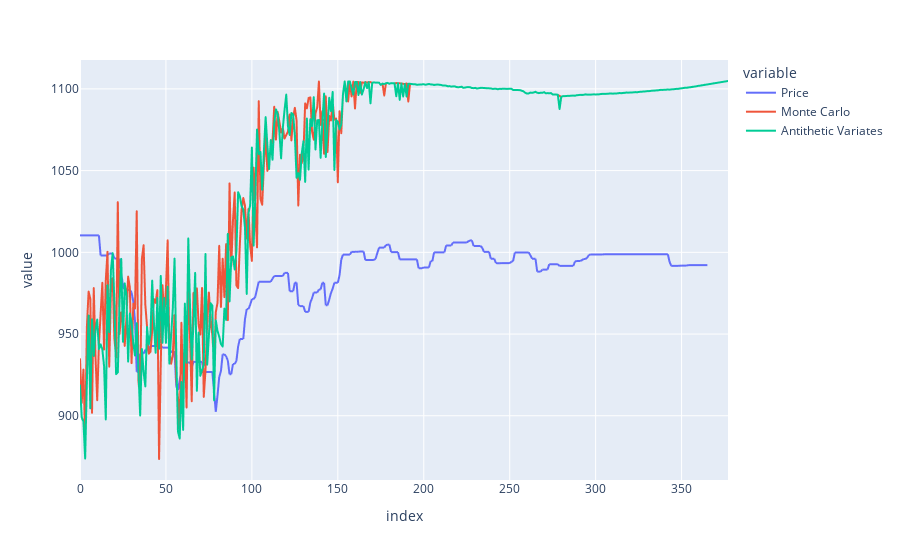

Source (notebook cell):
### Code cell
px.line(merged, y=["Price", "Monte Carlo", "Antithetic Variates"])

### Figure 1 — Plotly figure (JSON) as saved in the notebook; plotly's stock layout.template omitted (floating-point values rounded to 4 significant figures; data arrays with more than 128 entries replaced by an {"elided": "..."} marker saying what was removed)
{"data": [{"hovertemplate": "variable=Price<br>index=%{x}<br>value=%{y}<extra></extra>", "legendgroup": "Price", "line": {"color": "#636efa", "dash": "solid"}, "marker": {"symbol": "circle"}, "mode": "lines", "name": "Price", "showlegend": true, "type": "scattergl", "x": {"elided": "378 int values"}, "xaxis": "x", "y": {"elided": "378 float values"}, "yaxis": "y"}, {"hovertemplate": "variable=Monte Carlo<br>index=%{x}<br>value=%{y}<extra></extra>", "legendgroup": "Monte Carlo", "line": {"color": "#EF553B", "dash": "solid"}, "marker": {"symbol": "circle"}, "mode": "lines", "name": "Monte Carlo", "showlegend": true, "type": "scattergl", "x": {"elided": "378 int values"}, "xaxis": "x", "y": {"elided": "378 float values"}, "yaxis": "y"}, {"hovertemplate": "variable=Antithetic Variates<br>index=%{x}<br>value=%{y}<extra></extra>", "legendgroup": "Antithetic Variates", "line": {"color": "#00cc96", "dash": "solid"}, "marker": {"symbol": "circle"}, "mode": "lines", "name": "Antithetic Variates", "showlegend": true, "type": "scattergl", "x": {"elided": "378 int values"}, "xaxis": "x", "y": {"elided": "378 float values"}, "yaxis": "y"}], "layout": {"legend": {"title": {"text": "variable"}, "tracegroupgap": 0}, "margin": {"t": 60}, "xaxis": {"anchor": "y", "domain": [0, 1], "title": {"text": "index"}}, "yaxis": {"anchor": "x", "domain": [0, 1], "title": {"text": "value"}}}}
